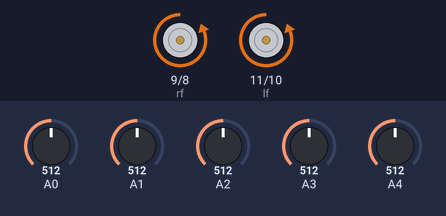
Simulated run of this sketch. Board: Arduino Uno, built with avr-gcc and run on an emulated ATmega328P. Shown: motor-driver pin pairs drawn as motors (green arrow = first pin HIGH = forward, orange = second pin HIGH = backward, longer = more drive). The test bench sets the inputs (shaded band); at power-on: A2 = 512, A1 = 512, A3 = 512, A0 = 512, A4 = 512.

Above: at 1.2 s.
1.3 s: A2 set to 490
At 2.3 s:
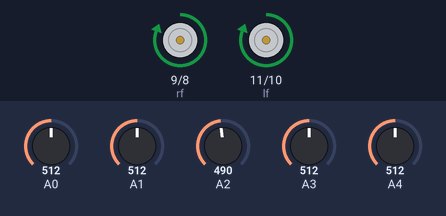
2.8 s: A1 set to 493
At 3.4 s:
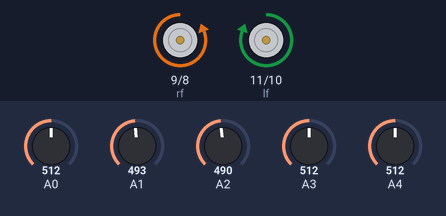
4.3 s: A1 set to 510
At 4.6 s:
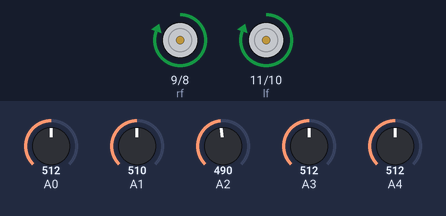
5.8 s: A3 set to 485
At 6.9 s:
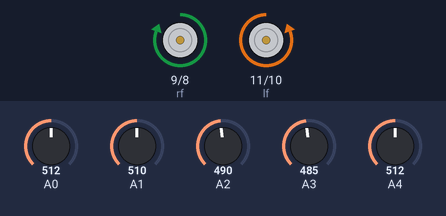
7.3 s: A3 set to 510
At 8.1 s:
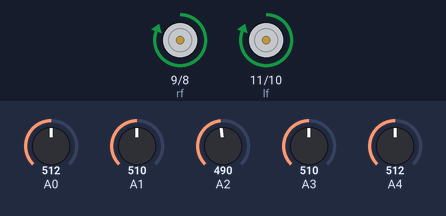
Timing chart, 0 to 9.8 s (numbered marks = the images above; inputs shaded):
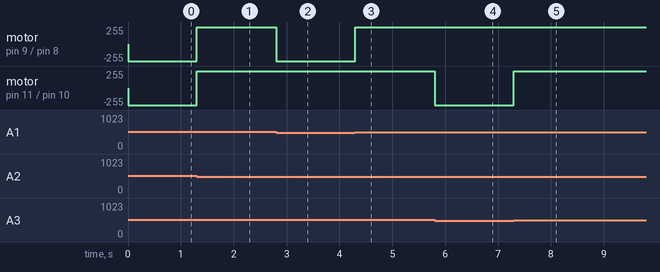

The sketch:

obstacle_avoider_wd_five_sensor.ino
```cpp
  #define rb 8
#define rf 9
#define lf 11
#define lb 10
#define l1 analogRead(0)
#define l2 analogRead(1)
#define m analogRead(2)
#define r1 analogRead(3)
#define r2 analogRead(4)

void setup()
{
 pinMode(lf,OUTPUT);
 pinMode(lb,OUTPUT);
 pinMode(rb,OUTPUT);
 pinMode(rf,OUTPUT);

}

void loop()
{ void forward();
  void backward();
  void left();
  void right();
  void STOP();
  if(m<500&&l1>500&&l2>500&&r1>500&&r2>500)
  {
    forward();
  }
  else if(m>500&&l1>500&&l2>500&&r1>500&&r2>500)
  {
    backward();
  }

 else if(l2<500&&m<500)
    {
      right();
     // delay(200);
    }
  else if(r1<500&&m<500)
  {
    left();
   // delay(200);
    }

  else if(l1<500&&l2<500)
    {
      left();
   //   delay(750);
    }
  else if(r1<500&&r2<500)
  {
    right();
    //delay(750);
  }


}


void forward()
{
digitalWrite(lf,1);
digitalWrite(lb,0);
digitalWrite(rb,0);
digitalWrite(rf,1);
}
void backward()
{
  digitalWrite(lf,0);
digitalWrite(lb,1);
digitalWrite(rb,1);
digitalWrite(rf,0);
}
void right()
{
  digitalWrite(lf,1);
digitalWrite(lb,0);
digitalWrite(rb,1);
digitalWrite(rf,0);
}
void left()
{
  digitalWrite(lf,0);
digitalWrite(lb,1);
digitalWrite(rb,0);
digitalWrite(rf,1);
}
 void STOP(){
 digitalWrite(lf,0);
digitalWrite(lb,0);
digitalWrite(rb,0);
digitalWrite(rf,0);}
```

Measured:
- the behaviour switches between 500 and 499 on A2 (found by bisection; images 0 and 1)
- the behaviour switches between 500 and 499 on A1 (found by bisection; images 1 and 2)
- the behaviour switches between 500 and 499 on A3 (found by bisection; images 3 and 4)
- after the input at 1.3 s, motor on pin 9 (rf) / pin 8 (rb), motor on pin 11 (lf) / pin 10 (lb): backward 255/255 → forward 255/255 at once
- after the input at 2.8 s, motor on pin 9 (rf) / pin 8 (rb): forward 255/255 → backward 255/255 at once
- after the input at 4.3 s, motor on pin 9 (rf) / pin 8 (rb): backward 255/255 → forward 255/255 at once
- after the input at 5.8 s, motor on pin 11 (lf) / pin 10 (lb): forward 255/255 → backward 255/255 at once
- after the input at 7.3 s, motor on pin 11 (lf) / pin 10 (lb): backward 255/255 → forward 255/255 at once
